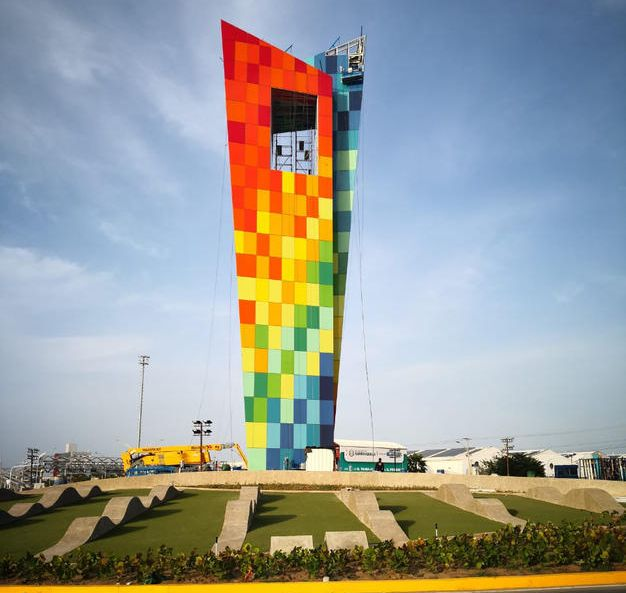
#> input picture image.jpg, 626 x 593 px
$ jupyter execute 'Arithmetic and Bitwise operation.ipynb'
#> lines starting #> are read from the running program, lines starting #| are printed output that depends on the picture; after the words box and inside, x2 and y2 are one past the last pixel; in counts of white or black regions, pixels touching at a corner belong together
[cell 1]
import cv2
import numpy as np

img = cv2.imread('image.jpg')
#> img is the input picture: shape (593, 626, 3); mean B, G, R 153.2, 157.6, 154.1
cv2.imshow('image', img)
cv2.waitKey(0)
cv2.destroyAllWindows()

height, width = img.shape[:2]
#> height = 593; width = 626

# Arithmetic operation

## Image Addition

You can add two images by
1. cv2.add()
- numpy operation, res = img1 + img2.

Both images should be of same shape and type, or second image can just be a scalar value.

### cv2.add(image1, image2 or scalar matrices of same size)

Addition brightens the image

[cell 2]
# we can also take another image as 2nd arguement
M = np.ones(img.shape, dtype='uint8') * 75

res = cv2.add(img, M)
cv2.imshow('Brightened image using cv2.add()', res)
cv2.waitKey(0)

res = img + M
cv2.imshow('Brightened image using numpy operator \'+\'', res)
cv2.waitKey(0)

cv2.destroyAllWindows()

## Image Blending

This is also image addition, but different weights are given to images so that it gives a feeling of blending or transparency. Images are added as per the equation below:

$$g(x) = (1-\alpha)f_0(x) + \alpha f_1(x)$$

Here g(x) is the output image,

$f_0$(x) is the input image 1,

$f_1$(x) is the input image 2,

By varying $\alpha$ from 0 $\rightarrow$ 1, you can perform transition between one image to another.

Image blending can be done by,

1. cv2.add(), here the input images should be multipled with (1 - $\alpha$) and $\alpha$ respectively.
- cv2.addWeighted(), but here the formula will become,

$$g(x) = \alpha f_0(x) + \beta f_1(x) + \gamma$$

### cv2.addWeighted(img1, wt1, img2, wt2, gammaValue)

- img1: First Input Image array(Single-channel, 8-bit or floating-point)
- wt1: Weight of the first input image elements to be applied to the final image
- img2: Second Input Image array(Single-channel, 8-bit or floating-point)
- wt2: Weight of the second input image elements to be applied to the final image
- gammaValue: Measurement of light

[cell 3]
alpha = 0.7
img1 = cv2.resize(cv2.imread('image.jpg'), (500,500))
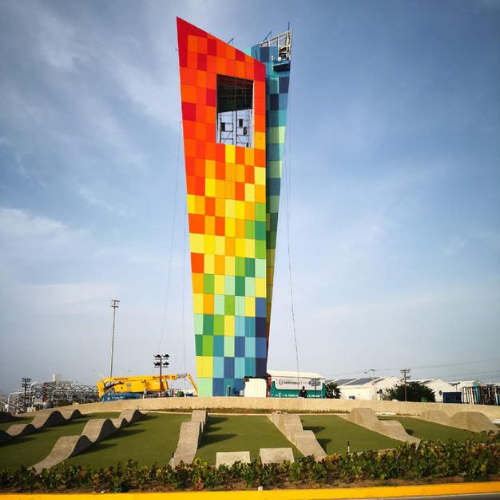
#> img1: shape (500, 500, 3); mean B, G, R 153.1, 157.5, 154
img2 = cv2.resize(cv2.imread('bw_image.jpg'), (500,500))
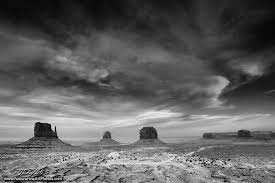
#> input picture bw_image.jpg, 275 x 183 px
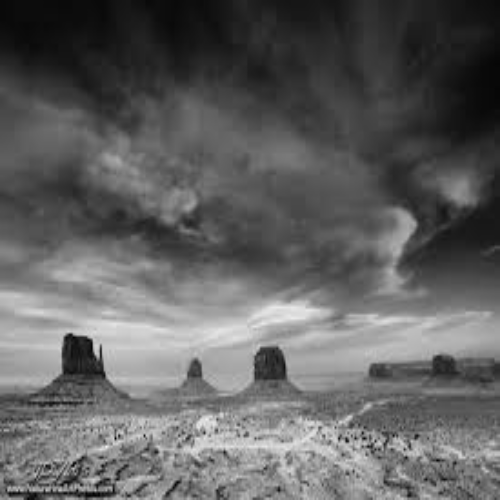
#> img2: shape (500, 500, 3); min 3, max 241, mean 96.9

img_1 = (1-alpha)*img1
img_1 = np.array(img_1, np.uint8)
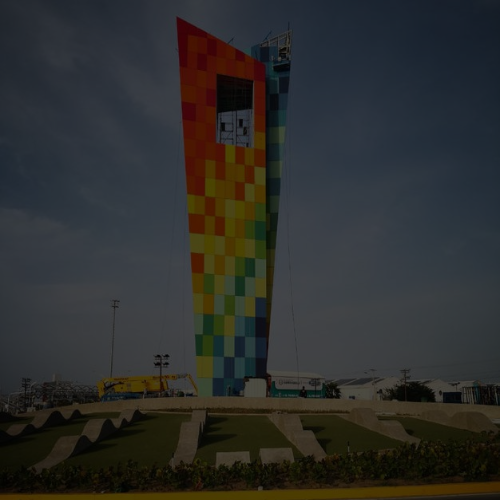
#> img_1: shape (500, 500, 3); mean B, G, R 45.5, 46.8, 45.8

img_2 = alpha*img2
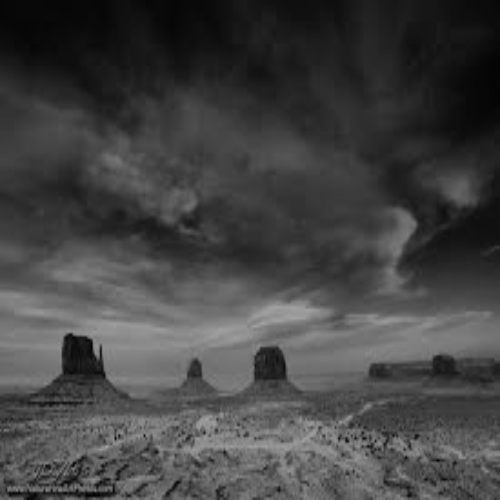
#> img_2: shape (500, 500, 3) float64; min 2.1, max 168.7, mean 67.8
img_2 = np.array(img_2, np.uint8)

res = cv2.add(img_1,img_2)
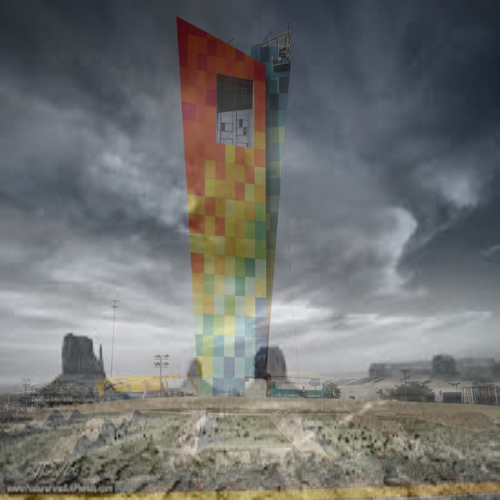
#> res: shape (500, 500, 3); mean B, G, R 112.8, 114.1, 113.1
cv2.imshow('Blending images using cv2.add()', res)
cv2.waitKey(0)

res = cv2.addWeighted(img_1, (1-alpha), img_2, alpha, 0)
cv2.imshow('Blending images using cv2.addWeighted()', res)
cv2.waitKey(0)

cv2.destroyAllWindows()

## Image subtraction

Just like addition, we can subtract the pixel values in two images and merge them with the help of cv2.subtract(). The images should be of equal size and depth. It darkens the image.

1. cv2.subtract()
- numpy operation, res = img1 - img2.

### cv2.subtract(src1, src2)

scr1 and src2 can be images or scaler matrices

**Note:** when used with RGBA images, the alpha channel is also subtracted.

[cell 4]
res = cv2.subtract(img, M)
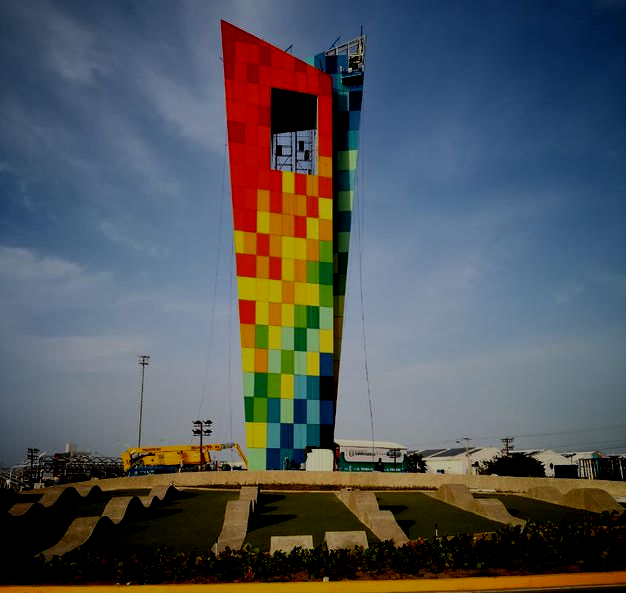
#> res: shape (593, 626, 3); mean B, G, R 90.6, 86.2, 81.9
cv2.imshow('Subracted image', res)
cv2.waitKey(0)
cv2.destroyAllWindows()

# Bitwise operation

This includes the bitwise AND, OR, NOT, and XOR operations. They will be highly useful while extracting any part of the image, defining and working with non-rectangular ROI's, and etc.

### cv2.bitwise_and(source1, source2, destination, mask)

### cv2.bitwise_or(source1, source2, destination, mask)

### cv2.bitwise_xor(source1, source2, destination, mask)

### cv2.bitwise_not(source, destination, mask)

- source1: First Input Image array(Single-channel, 8-bit or floating-point)
- source2: Second Input Image array(Single-channel, 8-bit or floating-point)
- dest: Output array (Similar to the dimensions and type of Input image array)
- mask: Operation mask, Input / output 8-bit single-channel mask

[cell 5]
M = np.zeros(img.shape, dtype='uint8')
cv2.rectangle(M, (50, 50), (200, 200), (255,255,255), -1)
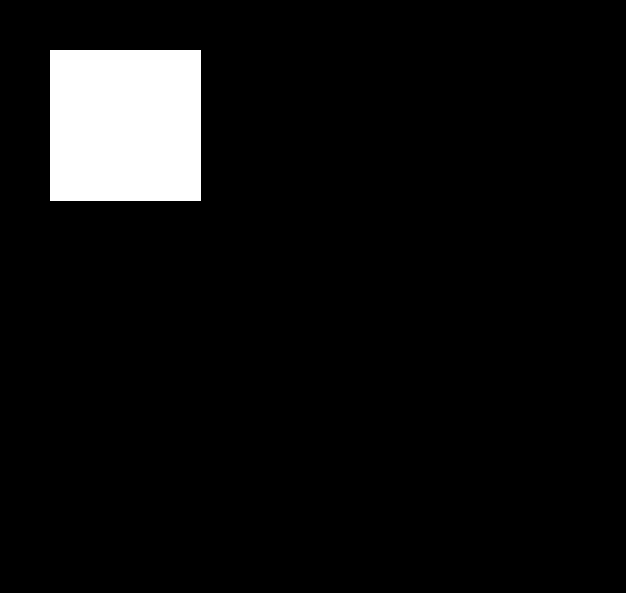
#> M: shape (593, 626, 3); 6.1% white; 1 white region, box (x1, y1, x2, y2) and area: (50, 50, 201, 201) 22801

N = np.zeros(img.shape, dtype='uint8')
cv2.rectangle(N, (75, 50), (250, 200), (255,255,255), -1)
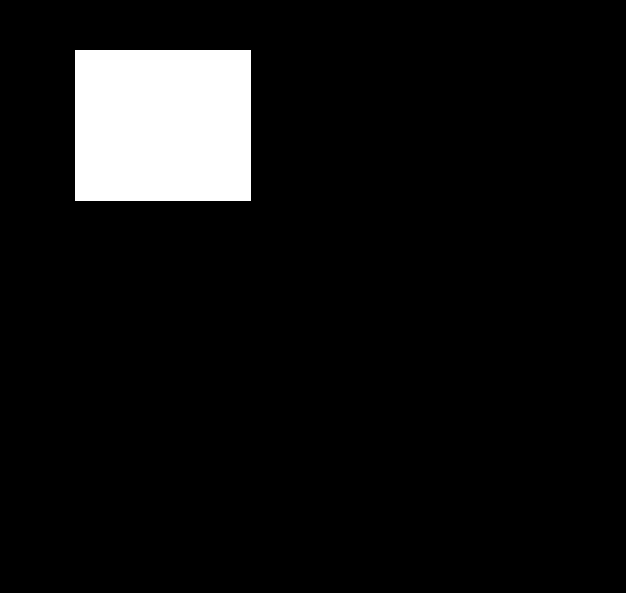
#> N: shape (593, 626, 3); 7.2% white; 1 white region, box (x1, y1, x2, y2) and area: (75, 50, 251, 201) 26576

cv2.imshow('image 1', M)
cv2.waitKey(0)

cv2.imshow('image 2', N)
cv2.waitKey(0)

res = cv2.bitwise_and(M, N)
cv2.imshow('AND image', res)
cv2.waitKey(0)

res = cv2.bitwise_or(M, N)
#> res: shape (593, 626, 3); 8.2% white; 1 white region, box (x1, y1, x2, y2) and area: (50, 50, 251, 201) 30351
cv2.imshow('OR image', res)
cv2.waitKey(0)

res = cv2.bitwise_xor(M, N)
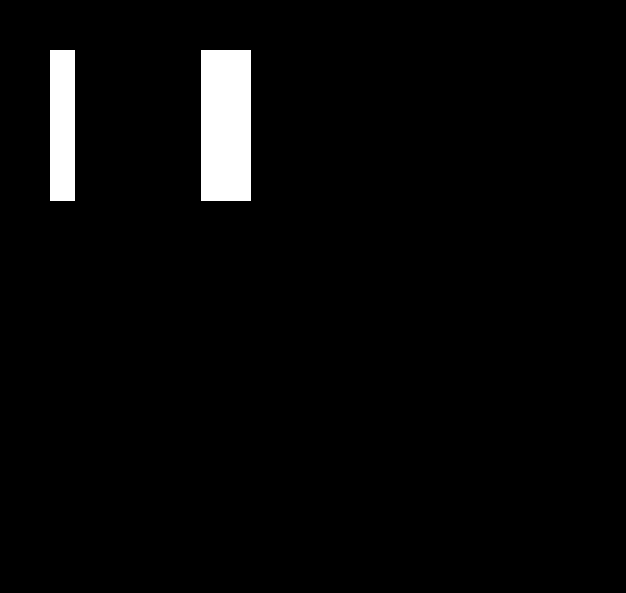
#> res: shape (593, 626, 3); 3.1% white; 2 white regions, box (x1, y1, x2, y2) and area: (201, 50, 251, 201) 7550, (50, 50, 75, 201) 3775
cv2.imshow('XOR image', res)
cv2.waitKey(0)

res = cv2.bitwise_not(M)
cv2.imshow('NOT image', res)
cv2.waitKey(0)

cv2.destroyAllWindows()
